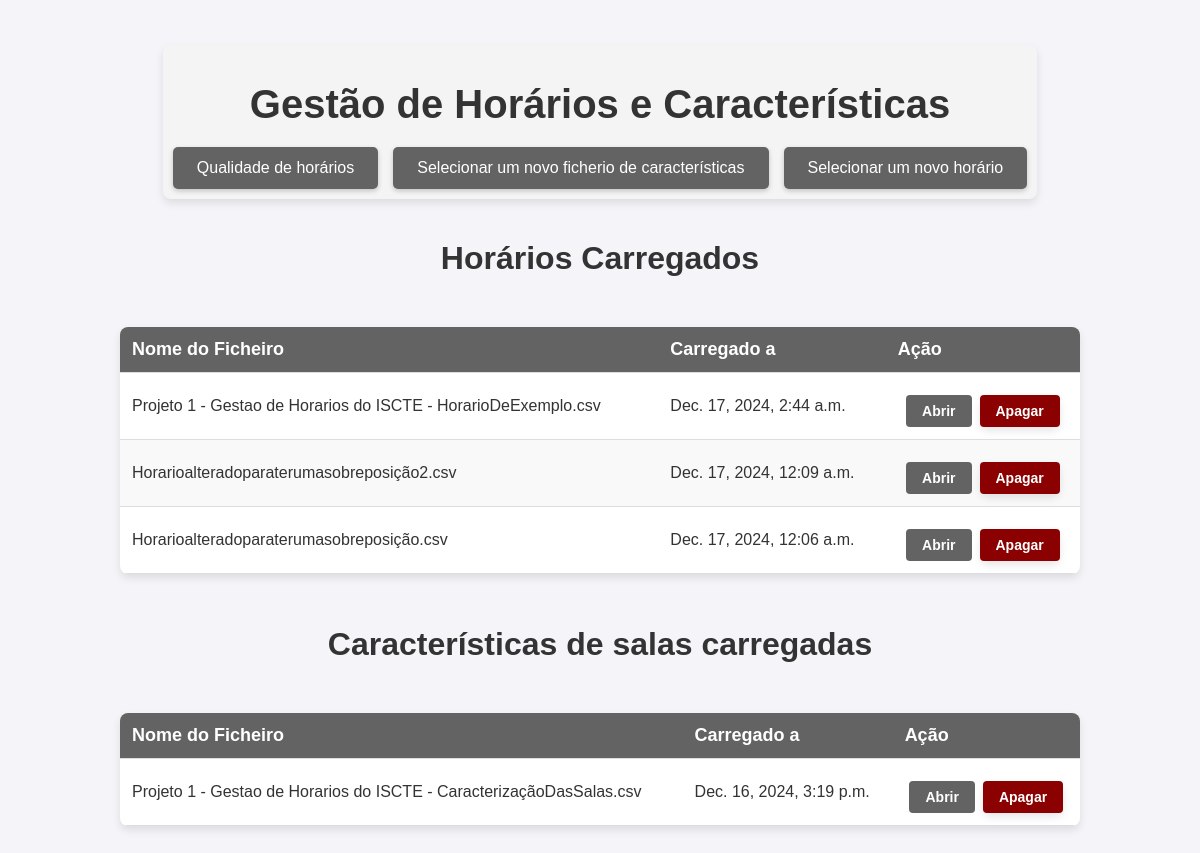
The app's page /, older data.
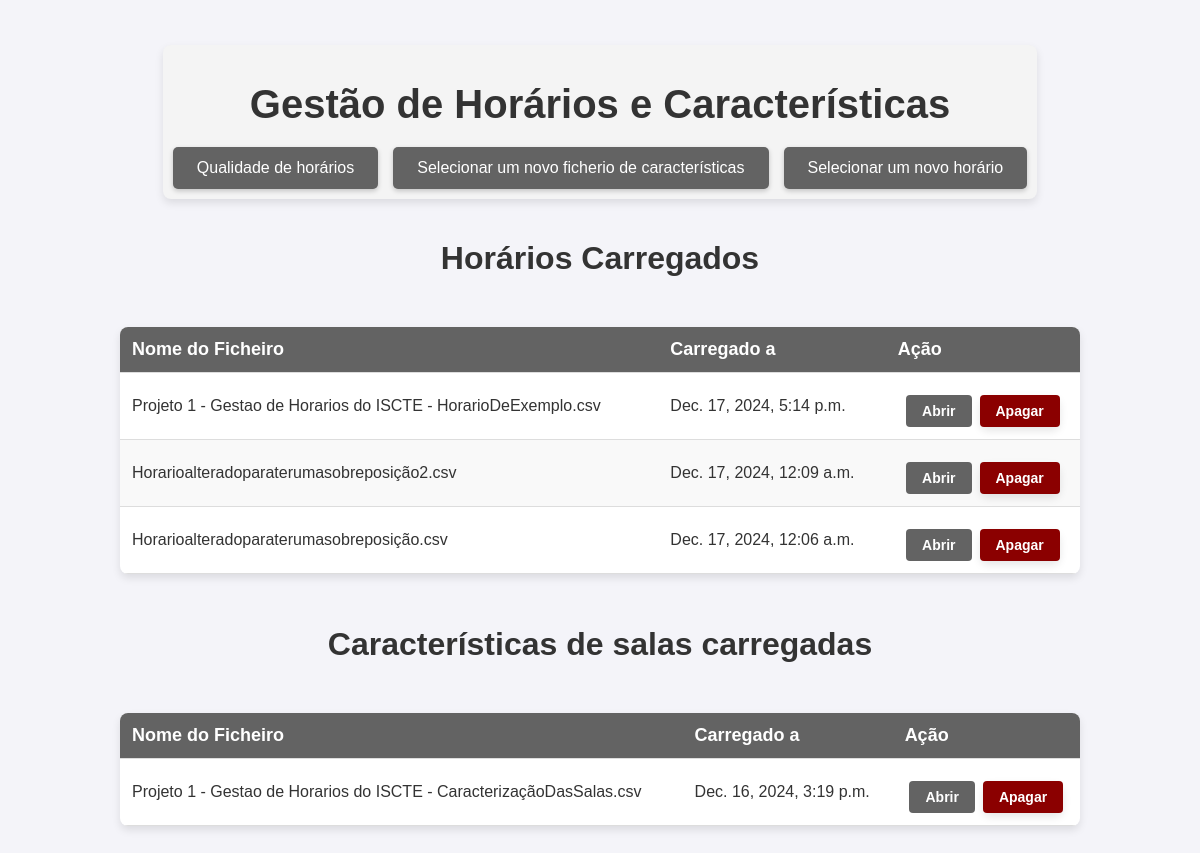
The same page, newer data.
### horariomanagerapp/models.py (models this page shows, shortened)
class Schedule(models.Model):
    name = models.CharField(max_length=200)
    file = models.FileField(upload_to='schedules/')
    uploaded_at = models.DateTimeField(auto_now_add=True)
    overcrowded = models.DecimalField(max_digits=5, decimal_places=2, null=True, blank=True, default=None)
    overlap = models.DecimalField(max_digits=5, decimal_places=2, null=True, blank=True, default=None)
    no_room = models.DecimalField(max_digits=5, decimal_places=2, null=True, blank=True, default=None)
    time_regulation = models.DecimalField(max_digits=5, decimal_places=2, null=True, blank=True, default=None)
    wrong_characteristics = models.DecimalField(max_digits=5, decimal_places=2, null=True, blank=True, default=None)

### horariomanagerapp/views.py (the view)
# urls.py: path('', views.schedule_list, name='schedule_list'),
def schedule_list(request):
    schedules = Schedule.objects.all()
    characteristics = Characteristics.objects.last()
    return render(request, 'schedule_list.html', {'schedules': schedules, 'characteristics': characteristics})

### horariomanagerapp/templates/schedule_list.html (shortened to what this page needs)
<!DOCTYPE html>
<html lang="en">
<head>
    {% load static %}
    <link rel="stylesheet" type="text/css" href="{% static 'horariomanagerapp/style.css' %}">
</head>
<body>
<div class="header-container">
    <h1 class="page-title">Gestão de Horários e Características</h1>
    <div class="button-group">
        <a href="{% url 'dashboard' %}" class="custom-file-input" style="text-decoration: none;">Qualidade de horários</a>
        <a href="{% url 'upload_characteristics' %}" class="custom-file-input" id="uploadLink" style="text-decoration: none;">Selecionar um novo ficherio de características</a>
        <a href="{% url 'upload_schedule' %}" class="custom-file-input" id="uploadLink" style="text-decoration: none;">Selecionar um novo horário</a>
    </div>
</div>
    <h1>Horários Carregados</h1>
    <table class="schedule-table">
    <thead>
        <tr>
            <th>Nome do Ficheiro</th>
            <th>Carregado a</th>
            <th>Ação</th>
        </tr>
    </thead>
    <tbody>
        {% if schedules %}
            {% for schedule in schedules %}
                <tr>
                    <td>{{ schedule.name }}</td>
                    <td>{{ schedule.uploaded_at }}</td>
                    <td>
                        <div class="button-container">
                            <a href="{% url 'schedule_detail' schedule.id %}" class="view-btn">Abrir</a>
                            <form method="POST" action="{% url 'delete_schedule' schedule.id %}" class="inline-form">
                                <button type="submit" class="table-delete-btn" onclick="return confirmDelete('{{ schedule.name|escapejs }}');">Apagar</button>
                            </form>
                        </div>
                    </td>
                </tr>
            {% endfor %}
        {% else %}
            <tr>
                <td colspan="3" style="text-align: center;">Não há horários carregados.</td>
            </tr>
        {% endif %}
    </tbody>
</table>
        <h1>Características de salas carregadas</h1>
    <table class="schedule-table">
        <thead>
            <tr>
                <th>Nome do Ficheiro</th>
                <th>Carregado a</th>
                <th>Ação</th>
            </tr>
        </thead>
        <tbody>
            {% if characteristics %}
                    <tr>
                        <td>{{ characteristics.name }}</td>
                        <td>{{ characteristics.uploaded_at }}</td>
                        <td>
                            <div class="button-container">
                                <a href="{% url 'characteristics_detail' characteristics.id %}" class="view-btn">Abrir</a>
                                <form method="POST" action="{% url 'delete_characteristics' characteristics.id %}" class="inline-form">
                                    <button type="submit" class="table-delete-btn" onclick="return confirmDelete('{{ characteristics.name|escapejs }}');">Apagar</button>
                                </form>
                            </div>
                        </td>
                    </tr>
            {% else %}
                <tr>
                    <td colspan="3" style="text-align: center;">Não há características de salas carregadas.</td>
                </tr>
            {% endif %}
        </tbody>
    </table>
<br><br>
</body>
</html>

Row changes from the older to the newer data that the page shows:
changed Schedule "Projeto 1 - Gestao de Horarios do ISCTE - HorarioDeExemplo.csv": uploaded_at "Dec. 17, 2024, 2:44 a.m." → "Dec. 17, 2024, 5:14 p.m."
